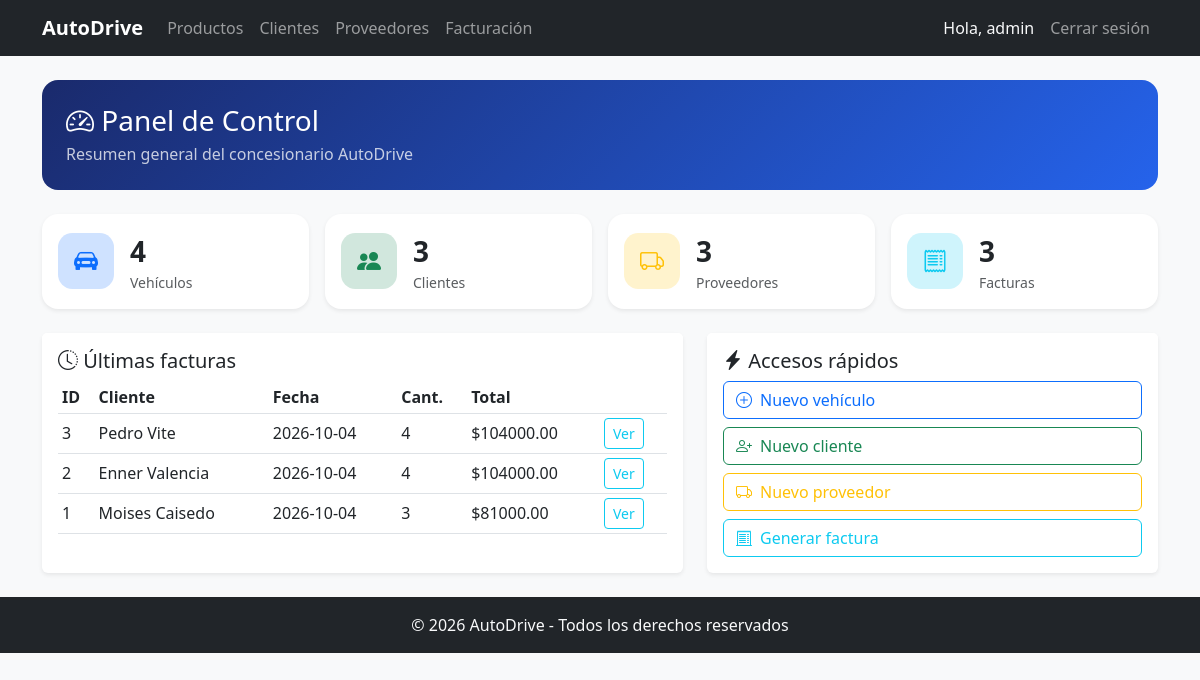
/ (signed in), run on the app's committed database.
### tables this page shows
CREATE TABLE usuarios (
            id INTEGER PRIMARY KEY AUTOINCREMENT,
            usuario TEXT UNIQUE NOT NULL,
            password TEXT NOT NULL
        );

CREATE TABLE detalle_factura (
            id INTEGER PRIMARY KEY AUTOINCREMENT,
            factura_id INTEGER NOT NULL,
            producto_id INTEGER NOT NULL,
            cantidad INTEGER NOT NULL,
            subtotal REAL NOT NULL,
            FOREIGN KEY (factura_id) REFERENCES facturas(id),
            FOREIGN KEY (producto_id) REFERENCES productos(id)
        );

CREATE TABLE facturas (
            id INTEGER PRIMARY KEY AUTOINCREMENT,
            cliente_id INTEGER NOT NULL,
            fecha TEXT NOT NULL,
            total REAL NOT NULL,
            FOREIGN KEY (cliente_id) REFERENCES clientes(id)
        );

CREATE TABLE clientes (
            id INTEGER PRIMARY KEY AUTOINCREMENT,
            nombre TEXT NOT NULL,
            correo TEXT NOT NULL,
            telefono TEXT NOT NULL
        );

### app.py (the view)
@app.route('/')
def index():
    stats = None
    recientes = []
    if current_user.is_authenticated:
        conn = get_connection()
        cursor = conn.cursor()
        cursor.execute('SELECT COUNT(*) FROM productos')
        total_productos = cursor.fetchone()[0]
        cursor.execute('SELECT COUNT(*) FROM clientes')
        total_clientes = cursor.fetchone()[0]
        cursor.execute('SELECT COUNT(*) FROM proveedores')
        total_proveedores = cursor.fetchone()[0]
        cursor.execute('SELECT COUNT(*) FROM facturas')
        total_facturas = cursor.fetchone()[0]
        cursor.execute('''
            SELECT f.id, c.nombre, f.fecha, f.total, d.cantidad
            FROM facturas f
            JOIN clientes c ON f.cliente_id = c.id
            LEFT JOIN detalle_factura d ON d.factura_id = f.id
            ORDER BY f.id DESC LIMIT 5
        ''')
        recientes = cursor.fetchall()
        conn.close()
        stats = {
            'productos': total_productos,
            'clientes': total_clientes,
            'proveedores': total_proveedores,
            'facturas': total_facturas,
        }
    return render_template('index.html', stats=stats, recientes=recientes)

### app.py (called while the page is built)
def get_connection():
    conn = sqlite3.connect(DB_PATH)
    conn.execute('PRAGMA foreign_keys = ON')
    return conn

@login_manager.user_loader
def load_user(user_id):
    conn = get_connection()
    cursor = conn.cursor()
    cursor.execute('SELECT id, usuario FROM usuarios WHERE id = ?', (user_id,))
    row = cursor.fetchone()
    conn.close()
    if row:
        return Usuario(row[0], row[1])
    return None

### templates/index.html (shortened to what this page needs)
{% extends 'base.html' %}
{% block content %}
{% if stats %}
<div class="dashboard-header rounded-4 p-4 mb-4 text-white">
    <h1 class="h3 mb-1"><i class="bi bi-speedometer2"></i> Panel de Control</h1>
    <p class="mb-0 opacity-75">Resumen general del concesionario AutoDrive</p>
</div>
<div class="row g-3 mb-4">
    <div class="col-6 col-md-3">
        <div class="card stat-card border-0 shadow-sm h-100">
            <div class="card-body d-flex align-items-center gap-3">
                <div class="stat-icon bg-primary-subtle text-primary"><i class="bi bi-car-front-fill"></i></div>
                <div>
                    <div class="fs-3 fw-bold">{{ stats.productos }}</div>
                    <div class="text-muted small">Vehículos</div>
                </div>
            </div>
        </div>
    </div>
    <div class="col-6 col-md-3">
        <div class="card stat-card border-0 shadow-sm h-100">
            <div class="card-body d-flex align-items-center gap-3">
                <div class="stat-icon bg-success-subtle text-success"><i class="bi bi-people-fill"></i></div>
                <div>
                    <div class="fs-3 fw-bold">{{ stats.clientes }}</div>
                    <div class="text-muted small">Clientes</div>
                </div>
            </div>
        </div>
    </div>
    <div class="col-6 col-md-3">
        <div class="card stat-card border-0 shadow-sm h-100">
            <div class="card-body d-flex align-items-center gap-3">
                <div class="stat-icon bg-warning-subtle text-warning"><i class="bi bi-truck"></i></div>
                <div>
                    <div class="fs-3 fw-bold">{{ stats.proveedores }}</div>
                    <div class="text-muted small">Proveedores</div>
                </div>
            </div>
        </div>
    </div>
    <div class="col-6 col-md-3">
        <div class="card stat-card border-0 shadow-sm h-100">
            <div class="card-body d-flex align-items-center gap-3">
                <div class="stat-icon bg-info-subtle text-info"><i class="bi bi-receipt"></i></div>
                <div>
                    <div class="fs-3 fw-bold">{{ stats.facturas }}</div>
                    <div class="text-muted small">Facturas</div>
                </div>
            </div>
        </div>
    </div>
</div>
<div class="row g-4">
    <div class="col-lg-7">
        <div class="card border-0 shadow-sm h-100">
            <div class="card-header bg-white border-0 pt-3">
                <h5 class="mb-0"><i class="bi bi-clock-history"></i> Últimas facturas</h5>
            </div>
            <div class="card-body pt-0">
                {% if recientes %}
                <table class="table table-sm table-hover mb-0">
                    <thead>
                        <tr><th>ID</th><th>Cliente</th><th>Fecha</th><th>Cant.</th><th>Total</th><th></th></tr>
                    </thead>
                    <tbody>
                        {% for f in recientes %}
                        <tr>
                            <td>{{ f[0] }}</td>
                            <td>{{ f[1] }}</td>
                            <td>{{ f[2] }}</td>
                            <td>{{ f[4] }}</td>
                            <td>${{ "%.2f"|format(f[3]) }}</td>
                            <td><a href="{{ url_for('ver_factura', id=f[0]) }}" class="btn btn-sm btn-outline-info">Ver</a></td>
                        </tr>
                        {% endfor %}
                    </tbody>
                </table>
                {% else %}
                <p class="text-muted mb-0">Todavía no hay facturas registradas.</p>
                {% endif %}
            </div>
        </div>
    </div>
    <div class="col-lg-5">
        <div class="card border-0 shadow-sm h-100">
            <div class="card-header bg-white border-0 pt-3">
                <h5 class="mb-0"><i class="bi bi-lightning-charge-fill"></i> Accesos rápidos</h5>
            </div>
            <div class="card-body pt-0 d-grid gap-2">
                <a href="{{ url_for('nuevo_producto') }}" class="btn btn-outline-primary text-start"><i class="bi bi-plus-circle me-2"></i>Nuevo vehículo</a>
                <a href="{{ url_for('nuevo_cliente') }}" class="btn btn-outline-success text-start"><i class="bi bi-person-plus me-2"></i>Nuevo cliente</a>
                <a href="{{ url_for('nuevo_proveedor') }}" class="btn btn-outline-warning text-start"><i class="bi bi-truck me-2"></i>Nuevo proveedor</a>
                <a href="{{ url_for('nueva_factura') }}" class="btn btn-outline-info text-start"><i class="bi bi-receipt-cutoff me-2"></i>Generar factura</a>
            </div>
        </div>
    </div>
</div>
{% endif %}
{% endblock %}

### templates/base.html (shortened to what this page needs)
<!DOCTYPE html>
<html lang="es">
<head>
    <link href="https://cdn.jsdelivr.net/npm/bootstrap@5.3.0/dist/css/bootstrap.min.css" rel="stylesheet">
    <link href="https://cdn.jsdelivr.net/npm/bootstrap-icons@1.11.3/font/bootstrap-icons.css" rel="stylesheet">
    <link rel="stylesheet" href="{{ url_for('static', filename='css/style.css') }}">
</head>
<body>
    {% include 'components/navbar.html' %}
    <main class="container my-4">
        {% block content %}{% endblock %}
    </main>
    {% include 'components/footer.html' %}
</body>
</html>

### templates/components/navbar.html (shortened to what this page needs)
<nav class="navbar navbar-expand-lg navbar-dark bg-dark">
  <div class="container">
    <a class="navbar-brand" href="{{ url_for('index') }}">AutoDrive</a>
    <div class="collapse navbar-collapse" id="navMenu">
      {% if current_user.is_authenticated %}
      <ul class="navbar-nav me-auto">
        <li class="nav-item"><a class="nav-link" href="{{ url_for('productos') }}">Productos</a></li>
        <li class="nav-item"><a class="nav-link" href="{{ url_for('clientes') }}">Clientes</a></li>
        <li class="nav-item"><a class="nav-link" href="{{ url_for('proveedores') }}">Proveedores</a></li>
        <li class="nav-item"><a class="nav-link" href="{{ url_for('facturacion') }}">Facturación</a></li>
      </ul>
      <ul class="navbar-nav">
        <li class="nav-item">
          <span class="nav-link text-light">Hola, {{ current_user.usuario }}</span>
        </li>
        <li class="nav-item">
          <a class="nav-link" href="{{ url_for('logout') }}">Cerrar sesión</a>
        </li>
      </ul>
      {% else %}
      <ul class="navbar-nav ms-auto">
        <li class="nav-item"><a class="nav-link" href="{{ url_for('login') }}">Iniciar sesión</a></li>
      </ul>
      {% endif %}
    </div>
  </div>
</nav>

### templates/components/footer.html
<footer class="bg-dark text-light text-center py-3 mt-4">
  <p class="mb-0">&copy; 2026 AutoDrive - Todos los derechos reservados</p>
</footer>

### static/css/style.css (style rules this page uses)
body { background-color: #f8f9fa; }
table td, table th { vertical-align: middle; }
.navbar-brand { font-weight: bold; }
.dashboard-header { background: linear-gradient(135deg, #1a2a6c, #2563eb); }
.stat-card { border-radius: 1rem; transition: transform 0.15s ease; }
.stat-icon { width: 56px; height: 56px; border-radius: 0.9rem; display: flex; align-items: center; justify-content: center; font-size: 1.5rem; flex-shrink: 0; }

### data on the page
usuarios: usuario "admin"
detalle_factura: f "3", nombre "Pedro Vite", fecha "2026-10-04", cantidad "4"
facturas: total "104000.00"
detalle_factura: f "2", nombre "Enner Valencia", fecha "2026-10-04", cantidad "4"
facturas: total "104000.00"
detalle_factura: f "1", nombre "Moises Caisedo", fecha "2026-10-04", cantidad "3"
facturas: total "81000.00"

### other printed values
{{ stats.productos }} "4"
{{ stats.clientes }} "3"
{{ stats.proveedores }} "3"
{{ stats.facturas }} "3"
